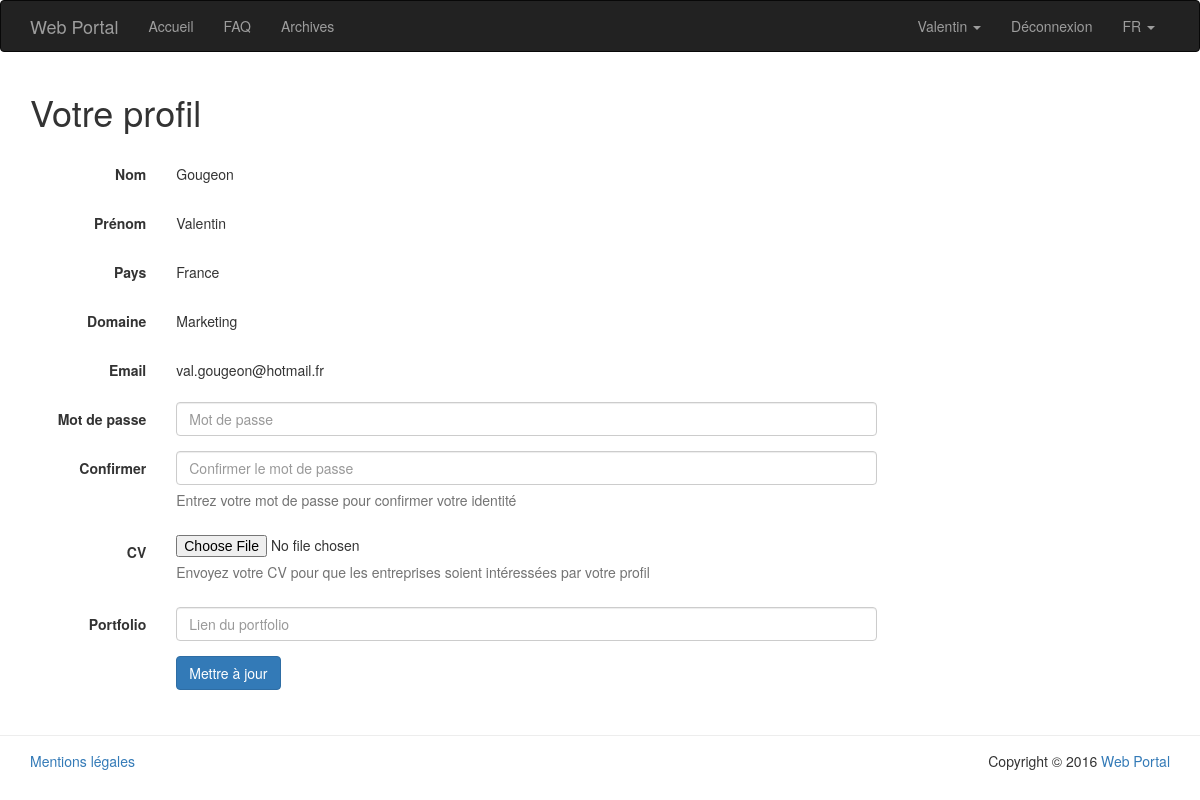
Before: /PHP/public/index.php?page=profile (signed in) with the older database file.
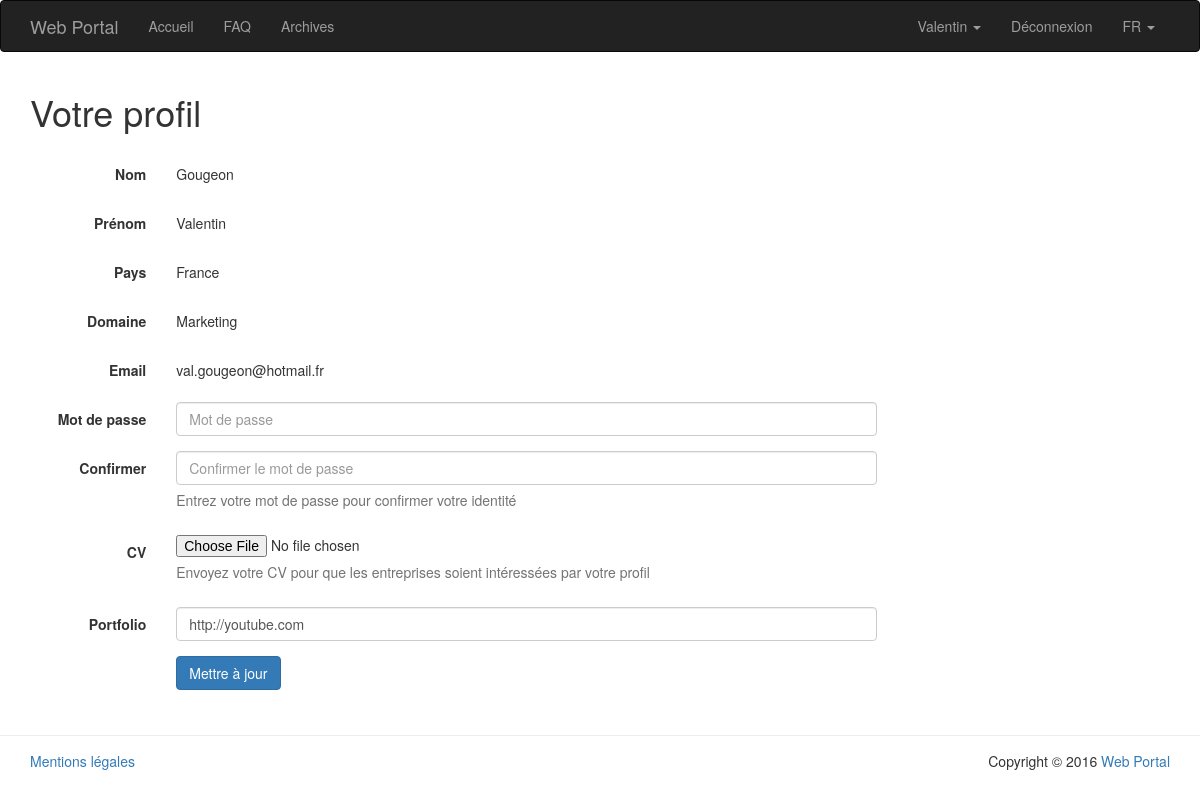
After: the same page with the newer database file.
### tables this page shows
CREATE TABLE `student` (
  `id` int(11) NOT NULL,
  `first_name` varchar(64) NOT NULL,
  `last_name` varchar(64) NOT NULL,
  `country` enum('France','Irlande') NOT NULL,
  `skill` int(11) NOT NULL,
  `email` varchar(64) NOT NULL,
  `password` varchar(64) NOT NULL,
  `cv` varchar(128) NOT NULL,
  `portfolio` varchar(128) NOT NULL,
  `admin` tinyint(1) NOT NULL DEFAULT '0',
  `available` tinyint(1) NOT NULL DEFAULT '1',
  `register_date` date NOT NULL
);

CREATE TABLE `skill` (
  `id` int(11) NOT NULL,
  `name` varchar(64) NOT NULL
);

### PHP/app/model/Student.class.php (called while the page is built, shortened)
<?php
	class Student {
		public function __get($nom){
			return $this->$nom;
		}
		public static function getStudentById($id) {
			$db = PDOConnexion::getInstance();
			$sql = 'SELECT * FROM student WHERE id = :id';
			$sth = $db->prepare($sql);
			$sth->setFetchMode(PDO::FETCH_CLASS|PDO::FETCH_PROPS_LATE, 'Student');
			$sth->execute(array(
				':id' => $id
			));
			return $sth->fetch();
		}
	}
?>

### PHP/app/model/Skill.class.php (called while the page is built, shortened)
<?php
	class Skill {
		public function __get($nom){
			return $this->$nom;
		}
		public static function getSkillById($id) {
			$db = PDOConnexion::getInstance();
			$sql = 'SELECT * FROM skill WHERE id = :id';
			$sth = $db->prepare($sql);
			$sth->setFetchMode(PDO::FETCH_CLASS|PDO::FETCH_PROPS_LATE, 'Skill');
			$sth->execute(array(
				':id' => $id
			));
			return $sth->fetch();
		}
	}
?>

### PHP/app/view/profile.php (the view)
<?php
	if (App::isStudent()) :
		$student = Student::getStudentById($_SESSION['id']);
		if (isset($_POST['edit'])) :
			if ($_POST['password'] == $_POST['password-confirm']) {
				if (Bcrypt::checkPassword($_POST['password'], $student->password)) {
					PDOConnexion::setParameters('phonedeals', 'root', 'root');
					$db = PDOConnexion::getInstance();
					$sql = "
						UPDATE student
						SET cv = :cv,
							portfolio = :portfolio
						WHERE id = :id
					";
					$sth = $db->prepare($sql);
					$sth->setFetchMode(PDO::FETCH_CLASS|PDO::FETCH_PROPS_LATE, 'Student');
					$sth->execute(array(
						':id' => $student->id,
						':cv' => $_POST['cv'],
						':portfolio' => $_POST['portfolio']
					));
					if ($sth) {
						App::success('Vos informations ont bien été modifiées');
					}
				}
				else {
					echo App::error('Le mot de passe entré est incorrect, veuillez réessayer.');
				}
			}
			else {
				echo App::error('Les deux mots de passes ne correspondent pas');
			}
		else:
?>
	<div class="container">
		<div class="row">
			<div class="col-md-12">
				<div class="row" style="margin-bottom: 15px;">
					<div class="col-md-12">
						<h1>Votre profil</h1>
					</div>
				</div>
				<div class="row">
					<div class="col-md-9">
						<form action="index.php?page=profile" method="POST" class="form-horizontal">
							<div class="form-group">
								<label class="col-sm-2 control-label">Nom</label>
								<div class="col-sm-10">
									<p class="form-control-static"><?php echo $student->last_name; ?></p>
								</div>
							</div>
							<div class="form-group">
								<label class="col-sm-2 control-label">Prénom</label>
								<div class="col-sm-10">
									<p class="form-control-static"><?php echo $student->first_name; ?></p>
								</div>
							</div>
							<div class="form-group">
								<label class="col-sm-2 control-label">Pays</label>
								<div class="col-sm-10">
									<p class="form-control-static"><?php echo $student->country; ?></p>
								</div>
							</div>
							<div class="form-group">
								<label class="col-sm-2 control-label">Domaine</label>
								<div class="col-sm-10">
									<p class="form-control-static"><?php echo Skill::getSkillById($student->skill)->name; ?></p>
								</div>
							</div>
							<div class="form-group">
								<label class="col-sm-2 control-label">Email</label>
								<div class="col-sm-10">
									<p class="form-control-static"><?php echo $student->email; ?></p>
								</div>
							</div>
							<div class="form-group">
								<label for="profile-password" class="col-sm-2 control-label">Mot de passe</label>
								<div class="col-sm-10">
									<input type="password" class="form-control" id="profile-password" name="password" placeholder="Mot de passe">
								</div>
							</div>
							<div class="form-group">
								<label for="profile-password-confirm" class="col-sm-2 control-label">Confirmer</label>
								<div class="col-sm-10">
									<input type="password" class="form-control" id="profile-password-confirm" name="password-confirm" placeholder="Confirmer le mot de passe">
									<p class="help-block">Entrez votre mot de passe pour confirmer votre identité</p>
								</div>
							</div>
							<div class="form-group">
								<label for="profile-cv" class="col-sm-2 control-label">CV</label>
								<div class="col-sm-10">
									<input type="file" id="profile-cv" name="cv">
									<p class="help-block">Envoyez votre CV pour que les entreprises soient intéressées par votre profil</p>
								</div>
							</div>
							<div class="form-group">
								<label for="profile-portfolio" class="col-sm-2 control-label">Portfolio</label>
								<div class="col-sm-10">
									<input type="url" class="form-control" id="profile-portfolio" name="portfolio" value="<?php echo $student->portfolio; ?>" placeholder="Lien du portfolio">
								</div>
							</div>
							<div class="form-group">
								<div class="col-sm-offset-2 col-sm-10">
									<button type="submit" class="btn btn-primary" name="edit">Mettre à jour</button>
								</div>
							</div>
						</form>
					</div>
				</div>
			</div>
		</div>
	</div>
<?php
		endif;
	else :
		App::getHeader(404);
	endif;
?>

### PHP/public/index.php (shortened to what this page needs)
<?php
	if (substr($_GET['page'], 0, 6) == 'admin/') {
		if (App::isAdmin()) {
			if (!file_exists(APP . '/view/' . $_GET['page'] . '.php')) {
				App::getHeader(404);
			}
			require_once(APP . '/view/admin/header.php');
			require_once(APP . '/view/' . $_GET['page'] . '.php');
			require_once(APP . '/view/admin/footer.php');
		}
		else {
			App::getHeader(404);
		}
	}
	else {
		if (!file_exists(APP . '/view/' . $_GET['page'] . '.php')) {
			App::getHeader(404);
		}
		else {
			require_once(APP . '/view/header.php');
			require_once(APP . '/view/' . $_GET['page'] . '.php');
			require_once(APP . '/view/footer.php');
		}
	}
?>

### PHP/app/view/header.php (shortened to what this page needs)
<!DOCTYPE html>
<html lang="fr">
	<head>
		<link href="css/bootstrap.min.css" rel="stylesheet">
		<link href="https://maxcdn.bootstrapcdn.com/font-awesome/4.5.0/css/font-awesome.min.css" rel="stylesheet">
	</head>
	<body>
		<nav class="navbar navbar-inverse">
			<div class="container">
				<div class="navbar-header">
					<a class="navbar-brand" href="index.php?page=home"><?php echo App::$siteTitle; ?></a>
				</div>
				<div id="navbar" class="collapse navbar-collapse">
					<ul class="nav navbar-nav">
						<li<?php App::isCurrentPage('home'); ?>><a href="index.php?page=home">Accueil</a></li>
						<li<?php App::isCurrentPage('faq'); ?>><a href="index.php?page=faq">FAQ</a></li>
						<li<?php App::isCurrentPage('archives'); ?>><a href="index.php?page=archives">Archives</a></li>
					</ul>
					<ul class="nav navbar-nav navbar-right">
						<?php if (App::isLogged()) : ?>
							<?php $member = App::getMember(); ?>
							<?php if (get_class($member) == 'Student') : ?>
								<li class="dropdown">
									<a id="student-dropdown" href="#" class="dropdown-toggle" data-toggle="dropdown" role="button" aria-haspopup="true" aria-expanded="false">
										<?php echo $member->first_name; ?>
										<span class="caret"></span>
									</a>
								</li>
							<?php endif; ?>
							<li><a href="index.php?page=signout">Déconnexion</a></li>
						<?php endif; ?>
						<li class="dropdown">
							<a id="lang-dropdown" href="#" class="dropdown-toggle" data-toggle="dropdown" role="button" aria-haspopup="true" aria-expanded="false">
								FR
								<span class="caret"></span>
							</a>
						</li>
                    </ul>
				</div>
			</div>
		</nav>

### PHP/app/model/App.class.php (shortened to what this page needs)
<?php
	class App {
		public static function isCurrentPage($page) {
			if ($_GET['page'] == $page) {
				echo ' class="active"';
			}
		}
		public static function isLogged() {
			if (isset($_SESSION['email']) && !empty($_SESSION['email'])) {
				return true;
			}
			return false;
		}
		public static function isStudent() {
			if (self::isLogged() && $_SESSION['type'] == 'student') {
				return true;
			}
			return false;
		}
		public static function getMember() {
			if (self::isLogged()) {
				if ($_SESSION['type'] == 'student') {
					return Student::getStudentById($_SESSION['id']);
				}
				return false;
			}
			return false;
		}
	}
?>

### PHP/app/view/footer.php (shortened to what this page needs)
		<footer id="footer" style="border-top: 1px solid #ededed; margin-top: 30px; padding: 15px 0;">
			<div class="container">
				<div class="row">
					<div class="col-md-8">
						<a href="index.php?page=legal">Mentions légales</a>
					</div>
					<div class="col-md-4 text-right">
						Copyright &copy; <?php echo date('Y') . ' <a href="index.php?page=home">' . App::$siteTitle . '</a>'; ?>
					</div>
				</div>
			</div>
	</body>
</html>

Changed rows visible on the page:
changed student "Valentin": portfolio (not shown) → "http://youtube.com"
